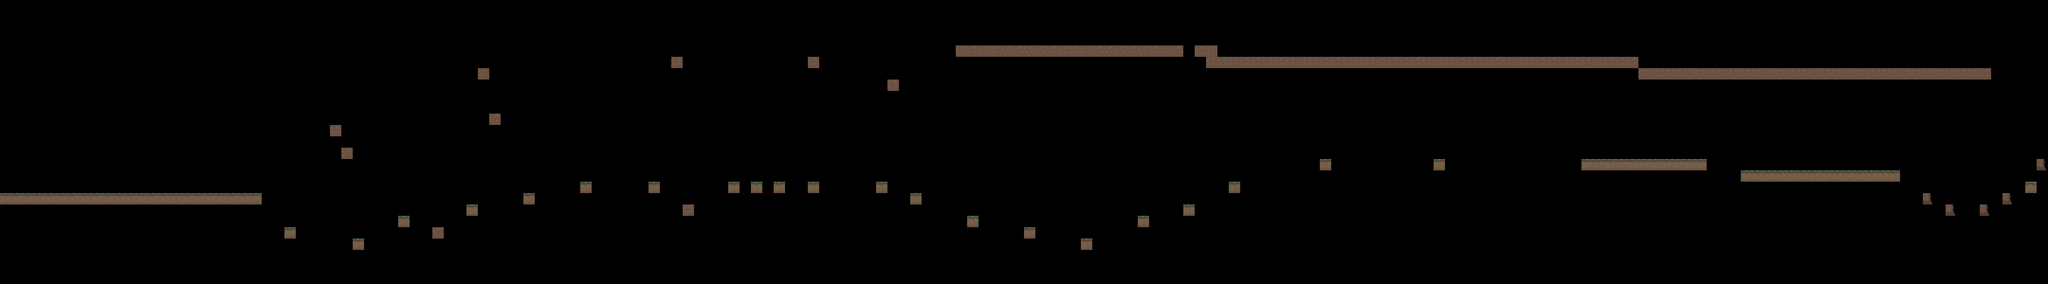

A level layout from a 2D game, rendered from its tile map. Below: a short description, then the map file with tile-grid data replaced by summaries:
An orthogonal 180x25 tile map with 32x32 px tiles, 1 tile layer (Tile Layer 1).

<map version="1.2" tiledversion="1.3.5" orientation="orthogonal" renderorder="right-down" width="180" height="25" tilewidth="32" tileheight="32" infinite="0" nextlayerid="2" nextobjectid="1">
 <tileset firstgid="1" name="tile" tilewidth="32" tileheight="32" tilecount="232" columns="29">
  <image source="../Textures/tileset.png" width="950" height="256" />
 </tileset>
 <layer id="1" name="Tile Layer 1" width="180" height="25">
  <data>[4500 cells, 175 non-empty, 4 distinct tile ids]</data>
 </layer>
</map>
